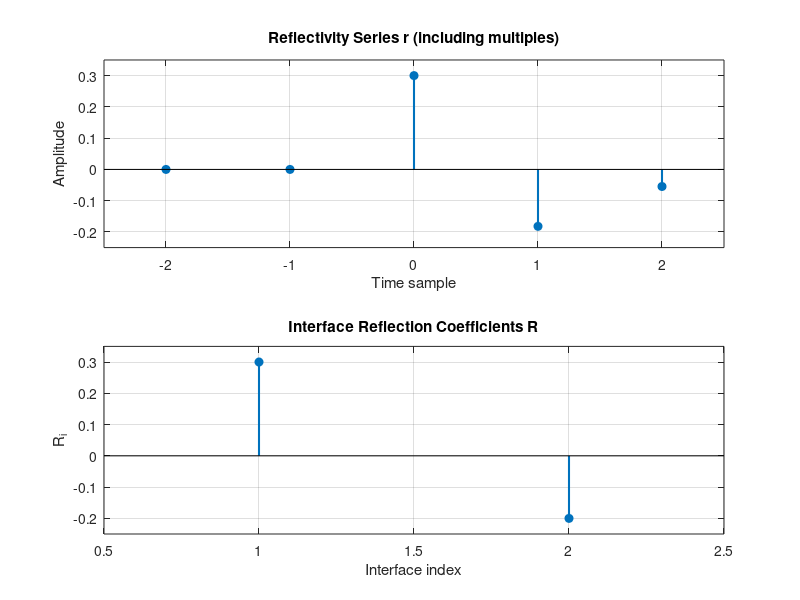

MATLAB code to generate this figure: (Note: this script raises an error after producing the figure.)
% Reflectivity Forward and Inverse Process with Plots
% For teaching/demo purposes

clear; close all; clc;

%% Step 1: Define known interface reflection coefficients (forward problem)
% Three layers → 2 interfaces → R1, R2
R = [0.3, -0.2];         % Reflection coefficients at interfaces
T = sqrt(1 - R.^2);      % Transmission coefficients

% Reflectivity series: will be centered around t=0
N = 5;                        % Output reflectivity series length
r = zeros(1, N);              % Reflectivity series
mid = ceil(N/2);              % Center (t=0)

% Primary reflections
r(mid)   = R(1);              % Time 0: R1
r(mid+1) = T(1)^2 * R(2);     % Time 1: R2 through R1

% First-order multiple: R2 → R1 → R2
r(mid+2) = R(1) * R(2) * T(1)^2;

disp('--- Forward Process ---');
disp('Computed reflectivity series r (with multiples):');
disp(r);

%% Step 2: Inverse process — recover R1 and R2 from r
R1_rec = r(mid);
T1_rec = sqrt(1 - R1_rec^2);
R2_rec = r(mid+1) / (T1_rec^2);
multiple_pred = R1_rec * R2_rec * T1_rec^2;
multiple_obs = r(mid+2);

disp('--- Inverse Process ---');
disp(['Recovered R1: ', num2str(R1_rec)]);
disp(['Recovered R2: ', num2str(R2_rec)]);
disp(['Predicted multiple (t=2): ', num2str(multiple_pred)]);
disp(['Observed multiple  (t=2): ', num2str(multiple_obs)]);

%% Plotting

figure;

% Plot 1: Reflectivity series r (includes multiples)
subplot(2,1,1);
stem(-2:2, r, 'filled', 'LineWidth', 1.5);
title('Reflectivity Series r (including multiples)');
xlabel('Time sample');
ylabel('Amplitude');
grid on;
xlim([-2.5 2.5]);
ylim([-0.25 0.35]);

% Plot 2: Interface reflection coefficients R
subplot(2,1,2);
stem(1:length(R), R, 'filled', 'LineWidth', 1.5);
title('Interface Reflection Coefficients R');
xlabel('Interface index');
ylabel('R_i');
grid on;
xlim([0.5 length(R)+0.5]);
ylim([-0.25 0.35]);

sgtitle('Forward and Inverse Reflectivity Demonstration');
